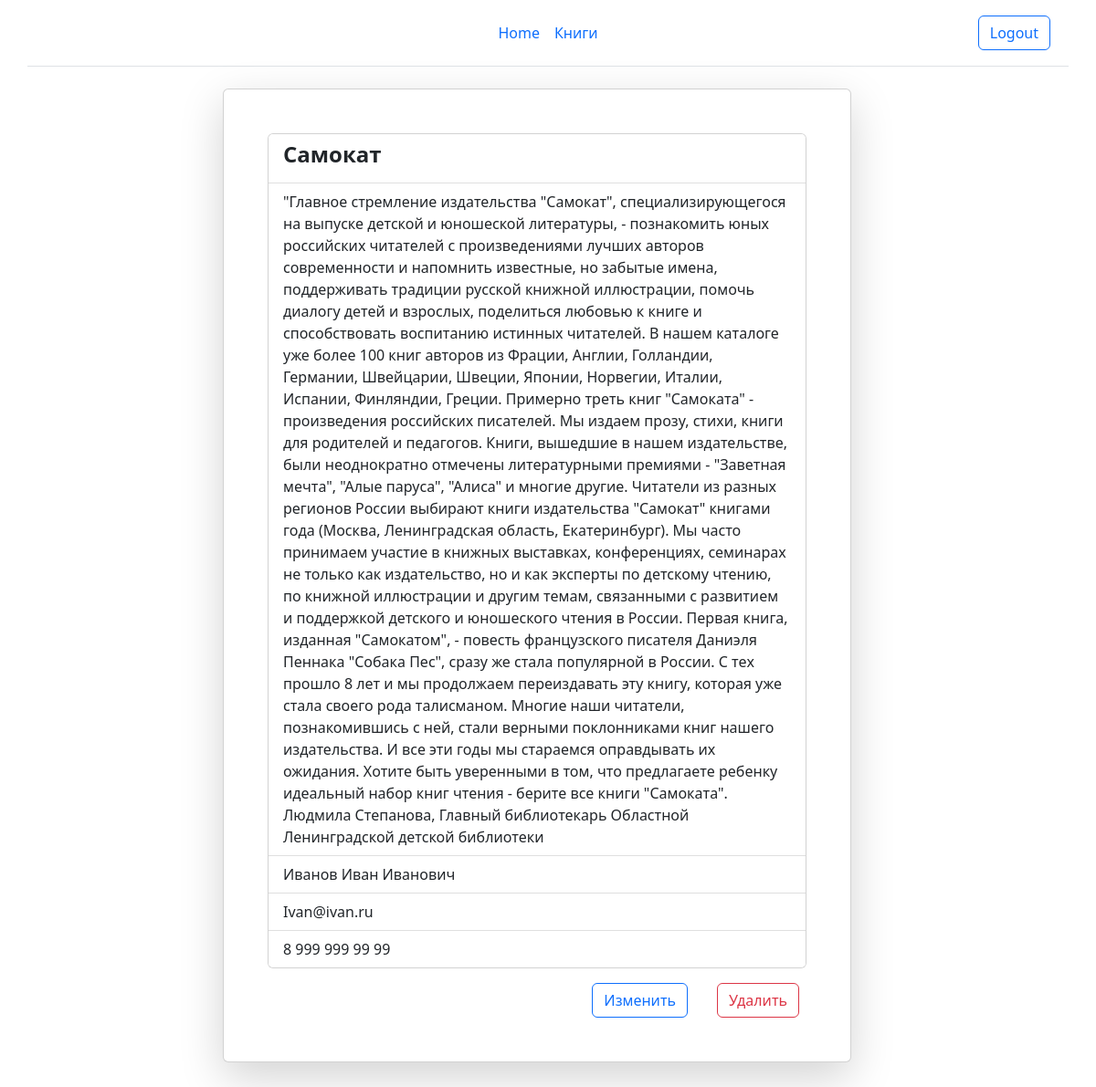
Screenshot of /publisher/1/ (signed in) with the database file from the repository.
### library/models.py (models this page shows, shortened)
class Publisher(models.Model):
    name = models.CharField(max_length=200, db_index=True, verbose_name='издательство')
    contact_name = models.CharField(max_length=200, verbose_name='ФИО агента')
    email = models.EmailField(unique=True, verbose_name='почта')
    phone_number = models.CharField(max_length=20, unique=True, verbose_name='телефон')
    description = models.TextField(blank=True, verbose_name='описание')
    class Meta:
        verbose_name = 'издательство'
        verbose_name_plural = 'издательства'
        ordering = ['id']

### library/views.py (the view)
# urls.py: path('publisher/<int:pk>/',         PublisherDetail.as_view(), name='publisher_detail'),
class PublisherDetail(PublisherMixin, DetailView):
    def get_title(self):
        return self.object.name

### library/utils.py (called while the page is built)
    def get_context_data(self, **kwargs):
        context = super().get_context_data(**kwargs)
        context['title'] = self.get_title()
        menu_copy = deepcopy(menu)
        if not self.request.user.is_authenticated:
            menu_copy['bottom_center'].pop()
        context['menu'] = menu_copy
        if self.basket_form:
            context['basket_form'] = self.basket_form
        return context

### library/templates/library/publisher_detail.html (shortened to what this page needs)
{% extends 'base.html' %}
{% block content %}
{% with object as x %}
<div class="container">
    <div class="row d-flex justify-content-center">
        <div class="col-8">
            <div class="card shadow-lg mb-5">
                <div class="card-body p-sm-5">
                    <div class="card mb-3">
                        <ul class="list-group list-group-flush">
                            <li class="list-group-item"><h4><strong>{{ x.name }}</strong></h4>
                            <li class="list-group-item">{{ x.description }}</li>
                            <li class="list-group-item">{{ x.contact_name }}</li>
                            <li class="list-group-item">{{ x.email }}</li>
                            <li class="list-group-item">{{ x.phone_number }}</li>
                        </ul>
                    </div>
                    <div class="row text-end">
                        <div class="col">
                            <a href="{% url 'publisher_update' publisher.id %}" class="btn btn-outline-primary me-2" type="button">Изменить</a>
                        </div>
                        <div class="col-auto">
                            <form action="{% url 'publisher_delete' publisher.pk %}" method="post">
                                <input class="btn btn-outline-danger me-2" type="submit" value="Удалить">
                            </form>
                        </div>
                    </div>
                </div>
            </div>
        </div>
    </div>
</div>
{% endwith %}
{% endblock %}

### rows the page displays
Publisher: name "Самокат", description "\"Главное стремление издательства \"Самокат\", специализирующегося на выпуске детской и юношеской литературы, - познакомить юных российских читателей с произведениями лучших авторов современности и напомнить известные, но забытые имена, поддерживать традиции русской книжной иллюстрации, помочь диалогу детей и взрослых, поделиться любовью к книге и способствовать воспитанию истинных читателей. В нашем каталоге уже более 100 книг авторов из Фрации, Англии, Голландии, Германии, Швейцарии, Швеции, Японии, Норвегии, Италии, Испании, Финляндии, Греции. Примерно треть книг \"Самоката\" - произведения российских писателей. Мы издаем прозу, стихи, книги для родителей и педагогов. Книги, вышедшие в нашем…", contact_name "Иванов Иван Иванович", email "Ivan@ivan.ru", phone_number "8 999 999 99 99"

### other values shown
{{ m.title }} "Home" "Книги"
